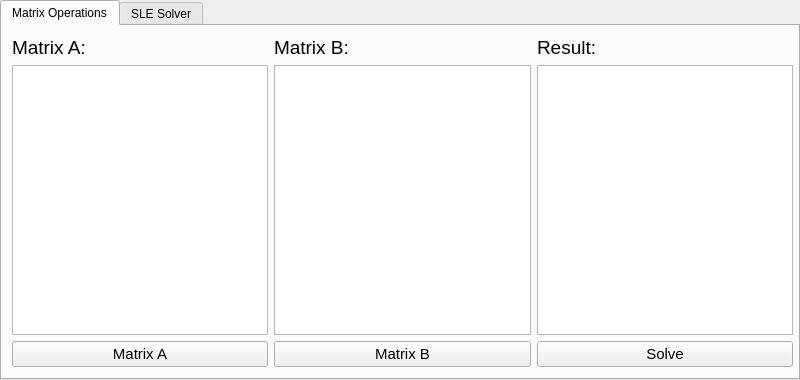
<?xml version="1.0" encoding="UTF-8"?>
<ui version="4.0">
 <class>MainWindow</class>
 <widget class="QMainWindow" name="MainWindow">
  <property name="geometry">
   <rect>
    <x>0</x>
    <y>0</y>
    <width>800</width>
    <height>380</height>
   </rect>
  </property>
  <property name="windowTitle">
   <string>MainWindow</string>
  </property>
  <widget class="QWidget" name="centralwidget">
   <widget class="QTabWidget" name="tabWidget">
    <property name="geometry">
     <rect>
      <x>0</x>
      <y>0</y>
      <width>800</width>
      <height>380</height>
     </rect>
    </property>
    <property name="currentIndex">
     <number>0</number>
    </property>
    <widget class="QWidget" name="tab_matrix_operations">
     <attribute name="title">
      <string>Matrix Operations</string>
     </attribute>
     <widget class="QWidget" name="layoutWidget">
      <property name="geometry">
       <rect>
        <x>10</x>
        <y>10</y>
        <width>781</width>
        <height>331</height>
       </rect>
      </property>
      <layout class="QGridLayout" name="gridLayout">
       <item row="0" column="0">
        <widget class="QLabel" name="label_matrix_A_matrix_operations">
         <property name="font">
          <font>
           <pointsize>14</pointsize>
          </font>
         </property>
         <property name="text">
          <string>Matrix A:</string>
         </property>
        </widget>
       </item>
       <item row="0" column="1">
        <widget class="QLabel" name="label_matrix_B_matrix_operations">
         <property name="font">
          <font>
           <pointsize>14</pointsize>
          </font>
         </property>
         <property name="text">
          <string>Matrix B:</string>
         </property>
        </widget>
       </item>
       <item row="0" column="2">
        <widget class="QLabel" name="label_matrix_C_matrix_operations">
         <property name="font">
          <font>
           <pointsize>14</pointsize>
          </font>
         </property>
         <property name="text">
          <string>Result:</string>
         </property>
        </widget>
       </item>
       <item row="1" column="0">
        <widget class="QTableWidget" name="table_A_matrix_operations">
         <property name="font">
          <font>
           <pointsize>11</pointsize>
          </font>
         </property>
        </widget>
       </item>
       <item row="1" column="1">
        <widget class="QTableWidget" name="table_B_matrix_operations">
         <property name="font">
          <font>
           <pointsize>11</pointsize>
          </font>
         </property>
        </widget>
       </item>
       <item row="1" column="2">
        <widget class="QTableWidget" name="table_C_matrix_operations">
         <property name="font">
          <font>
           <pointsize>11</pointsize>
          </font>
         </property>
        </widget>
       </item>
       <item row="2" column="2">
        <widget class="QPushButton" name="push_button_matrix_C_matrix_operations">
         <property name="font">
          <font>
           <pointsize>11</pointsize>
          </font>
         </property>
         <property name="text">
          <string>Solve</string>
         </property>
        </widget>
       </item>
       <item row="2" column="0">
        <widget class="QPushButton" name="push_button_matrix_A_matrix_operations">
         <property name="font">
          <font>
           <pointsize>11</pointsize>
          </font>
         </property>
         <property name="text">
          <string>Matrix A</string>
         </property>
        </widget>
       </item>
       <item row="2" column="1">
        <widget class="QPushButton" name="push_button_matrix_B_matrix_operations">
         <property name="font">
          <font>
           <pointsize>11</pointsize>
          </font>
         </property>
         <property name="text">
          <string>Matrix B</string>
         </property>
        </widget>
       </item>
      </layout>
     </widget>
    </widget>
    <widget class="QWidget" name="tab_sle_solver">
     <attribute name="title">
      <string>SLE Solver</string>
     </attribute>
     <widget class="QWidget" name="">
      <property name="geometry">
       <rect>
        <x>10</x>
        <y>10</y>
        <width>784</width>
        <height>331</height>
       </rect>
      </property>
      <layout class="QVBoxLayout" name="verticalLayout">
       <item>
        <layout class="QHBoxLayout" name="layout_labels" stretch="5,2,2">
         <item>
          <widget class="QLabel" name="label_matrix_A_sle_solver">
           <property name="font">
            <font>
             <pointsize>14</pointsize>
            </font>
           </property>
           <property name="text">
            <string>Matrix A:</string>
           </property>
          </widget>
         </item>
         <item>
          <widget class="QLabel" name="label_matrix_B_sle_solver">
           <property name="font">
            <font>
             <pointsize>14</pointsize>
            </font>
           </property>
           <property name="text">
            <string>Matrix B:</string>
           </property>
          </widget>
         </item>
         <item>
          <widget class="QLabel" name="label_matrix_result_sle_solver">
           <property name="font">
            <font>
             <pointsize>14</pointsize>
            </font>
           </property>
           <property name="text">
            <string>Solution:</string>
           </property>
          </widget>
         </item>
        </layout>
       </item>
       <item>
        <layout class="QHBoxLayout" name="layout_matrices" stretch="5,2,2">
         <item>
          <widget class="QTableWidget" name="table_A_sle_solver">
           <property name="font">
            <font>
             <pointsize>11</pointsize>
            </font>
           </property>
          </widget>
         </item>
         <item>
          <widget class="QTableWidget" name="table_B_sle_solver">
           <property name="font">
            <font>
             <pointsize>11</pointsize>
            </font>
           </property>
          </widget>
         </item>
         <item>
          <widget class="QTableWidget" name="table_Solution_sle_solver">
           <property name="font">
            <font>
             <pointsize>11</pointsize>
            </font>
           </property>
          </widget>
         </item>
        </layout>
       </item>
       <item>
        <layout class="QHBoxLayout" name="layout_buttons">
         <item>
          <widget class="QPushButton" name="push_button_matrix_A_sle_solver">
           <property name="font">
            <font>
             <pointsize>11</pointsize>
            </font>
           </property>
           <property name="text">
            <string>Matrix A</string>
           </property>
          </widget>
         </item>
         <item>
          <widget class="QPushButton" name="push_button_matrix_B_sle_solver">
           <property name="font">
            <font>
             <pointsize>11</pointsize>
            </font>
           </property>
           <property name="text">
            <string>Matrix B</string>
           </property>
          </widget>
         </item>
         <item>
          <widget class="QPushButton" name="push_button_solution_sle_solver">
           <property name="font">
            <font>
             <pointsize>11</pointsize>
            </font>
           </property>
           <property name="text">
            <string>Solution</string>
           </property>
          </widget>
         </item>
        </layout>
       </item>
      </layout>
     </widget>
    </widget>
   </widget>
  </widget>
  <action name="action_load_A">
   <property name="text">
    <string>Load matrix</string>
   </property>
   <property name="font">
    <font>
     <pointsize>11</pointsize>
    </font>
   </property>
  </action>
  <action name="action_save_A">
   <property name="text">
    <string>Save matrix</string>
   </property>
   <property name="font">
    <font>
     <pointsize>11</pointsize>
    </font>
   </property>
  </action>
  <action name="action_add_new_row_to_A">
   <property name="text">
    <string>Add new row</string>
   </property>
   <property name="font">
    <font>
     <pointsize>11</pointsize>
    </font>
   </property>
  </action>
  <action name="action_add_new_column_to_A">
   <property name="text">
    <string>Add new column</string>
   </property>
   <property name="font">
    <font>
     <pointsize>11</pointsize>
    </font>
   </property>
  </action>
  <action name="action_remove_row_from_A">
   <property name="text">
    <string>Remove row</string>
   </property>
   <property name="font">
    <font>
     <pointsize>11</pointsize>
    </font>
   </property>
  </action>
  <action name="action_remove_column_from_A">
   <property name="text">
    <string>Remove column</string>
   </property>
   <property name="font">
    <font>
     <pointsize>11</pointsize>
    </font>
   </property>
  </action>
  <action name="action_load_B">
   <property name="text">
    <string>Load from file</string>
   </property>
   <property name="font">
    <font>
     <pointsize>11</pointsize>
    </font>
   </property>
  </action>
  <action name="action_save_B">
   <property name="text">
    <string>Save to file</string>
   </property>
   <property name="font">
    <font>
     <pointsize>11</pointsize>
    </font>
   </property>
  </action>
  <action name="action_add_new_row_to_B">
   <property name="text">
    <string>Add row</string>
   </property>
   <property name="font">
    <font>
     <pointsize>11</pointsize>
    </font>
   </property>
  </action>
  <action name="action_remove_row_from_B">
   <property name="text">
    <string>Remove row</string>
   </property>
   <property name="font">
    <font>
     <pointsize>11</pointsize>
    </font>
   </property>
  </action>
  <action name="action_randomize_A">
   <property name="text">
    <string>Randomize...</string>
   </property>
   <property name="font">
    <font>
     <pointsize>11</pointsize>
    </font>
   </property>
  </action>
  <action name="action_randomize_B">
   <property name="text">
    <string>Randomize...</string>
   </property>
   <property name="font">
    <font>
     <pointsize>11</pointsize>
    </font>
   </property>
  </action>
  <action name="action_save_x">
   <property name="text">
    <string>Save to file</string>
   </property>
   <property name="font">
    <font>
     <pointsize>11</pointsize>
    </font>
   </property>
  </action>
  <action name="action_create_matrix_A">
   <property name="text">
    <string>Create matrix...</string>
   </property>
  </action>
  <action name="action_create_matrix_B">
   <property name="text">
    <string>Create Matrix...</string>
   </property>
  </action>
 </widget>
 <resources/>
 <connections/>
</ui>
